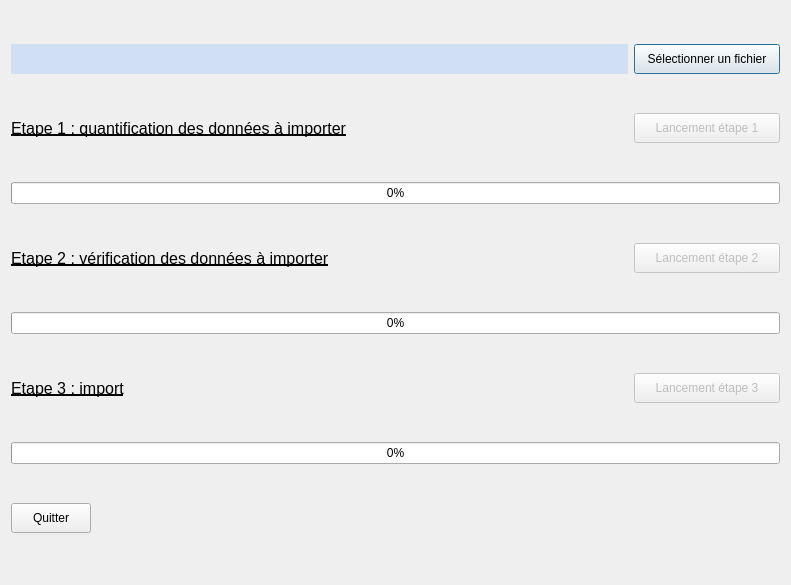
<?xml version="1.0" encoding="UTF-8"?>
<ui version="4.0">
 <class>import_meteo_form</class>
 <widget class="QDialog" name="import_meteo_form">
  <property name="geometry">
   <rect>
    <x>0</x>
    <y>0</y>
    <width>791</width>
    <height>585</height>
   </rect>
  </property>
  <property name="sizePolicy">
   <sizepolicy hsizetype="Fixed" vsizetype="Fixed">
    <horstretch>0</horstretch>
    <verstretch>0</verstretch>
   </sizepolicy>
  </property>
  <property name="minimumSize">
   <size>
    <width>791</width>
    <height>585</height>
   </size>
  </property>
  <property name="maximumSize">
   <size>
    <width>791</width>
    <height>585</height>
   </size>
  </property>
  <property name="windowTitle">
   <string>Geolimi - Import de météos</string>
  </property>
  <layout class="QVBoxLayout" name="verticalLayout">
   <item>
    <layout class="QHBoxLayout" name="horizontalLayout_4">
     <item>
      <widget class="QLabel" name="lbl_url_fichier">
       <property name="maximumSize">
        <size>
         <width>16777215</width>
         <height>30</height>
        </size>
       </property>
       <property name="styleSheet">
        <string notr="true">background-color: rgb(209, 223, 245);</string>
       </property>
       <property name="text">
        <string/>
       </property>
      </widget>
     </item>
     <item>
      <widget class="QPushButton" name="btnSelectionFichier">
       <property name="minimumSize">
        <size>
         <width>146</width>
         <height>30</height>
        </size>
       </property>
       <property name="maximumSize">
        <size>
         <width>146</width>
         <height>16777215</height>
        </size>
       </property>
       <property name="toolTip">
        <string>Sélectionner le fichier</string>
       </property>
       <property name="text">
        <string>Sélectionner un fichier</string>
       </property>
      </widget>
     </item>
    </layout>
   </item>
   <item>
    <layout class="QHBoxLayout" name="horizontalLayout">
     <item>
      <widget class="QLabel" name="label_15">
       <property name="font">
        <font>
         <pointsize>12</pointsize>
         <weight>50</weight>
         <bold>false</bold>
         <underline>true</underline>
        </font>
       </property>
       <property name="layoutDirection">
        <enum>Qt::LeftToRight</enum>
       </property>
       <property name="text">
        <string>Etape 1 : quantification des données à importer</string>
       </property>
       <property name="alignment">
        <set>Qt::AlignLeading|Qt::AlignLeft|Qt::AlignVCenter</set>
       </property>
      </widget>
     </item>
     <item>
      <widget class="QPushButton" name="btnLancementEtape1">
       <property name="enabled">
        <bool>false</bool>
       </property>
       <property name="sizePolicy">
        <sizepolicy hsizetype="Expanding" vsizetype="Fixed">
         <horstretch>0</horstretch>
         <verstretch>0</verstretch>
        </sizepolicy>
       </property>
       <property name="minimumSize">
        <size>
         <width>146</width>
         <height>30</height>
        </size>
       </property>
       <property name="maximumSize">
        <size>
         <width>146</width>
         <height>16777215</height>
        </size>
       </property>
       <property name="toolTip">
        <string>Parcourir le fichier</string>
       </property>
       <property name="text">
        <string>Lancement étape 1</string>
       </property>
       <property name="icon">
        <iconset resource="resourcesGeolimi.qrc">
         <normaloff>:/plugins/geolimi/icons/import.png</normaloff>:/plugins/geolimi/icons/import.png</iconset>
       </property>
      </widget>
     </item>
    </layout>
   </item>
   <item>
    <widget class="QProgressBar" name="pbEtape1">
     <property name="value">
      <number>0</number>
     </property>
    </widget>
   </item>
   <item>
    <layout class="QHBoxLayout" name="horizontalLayout_2">
     <item>
      <widget class="QLabel" name="label_21">
       <property name="font">
        <font>
         <pointsize>12</pointsize>
         <weight>50</weight>
         <bold>false</bold>
         <underline>true</underline>
        </font>
       </property>
       <property name="layoutDirection">
        <enum>Qt::LeftToRight</enum>
       </property>
       <property name="text">
        <string>Etape 2 : vérification des données à importer</string>
       </property>
       <property name="alignment">
        <set>Qt::AlignLeading|Qt::AlignLeft|Qt::AlignVCenter</set>
       </property>
      </widget>
     </item>
     <item>
      <widget class="QPushButton" name="btnLancementEtape2">
       <property name="enabled">
        <bool>false</bool>
       </property>
       <property name="sizePolicy">
        <sizepolicy hsizetype="Fixed" vsizetype="Fixed">
         <horstretch>0</horstretch>
         <verstretch>0</verstretch>
        </sizepolicy>
       </property>
       <property name="minimumSize">
        <size>
         <width>146</width>
         <height>30</height>
        </size>
       </property>
       <property name="maximumSize">
        <size>
         <width>146</width>
         <height>16777215</height>
        </size>
       </property>
       <property name="toolTip">
        <string>Vérifier les données du fichier</string>
       </property>
       <property name="text">
        <string>Lancement étape 2</string>
       </property>
       <property name="icon">
        <iconset resource="resourcesGeolimi.qrc">
         <normaloff>:/plugins/geolimi/icons/import.png</normaloff>:/plugins/geolimi/icons/import.png</iconset>
       </property>
      </widget>
     </item>
    </layout>
   </item>
   <item>
    <widget class="QProgressBar" name="pbEtape2">
     <property name="value">
      <number>0</number>
     </property>
    </widget>
   </item>
   <item>
    <layout class="QHBoxLayout" name="horizontalLayout_3">
     <item>
      <widget class="QLabel" name="label_27">
       <property name="font">
        <font>
         <pointsize>12</pointsize>
         <weight>50</weight>
         <bold>false</bold>
         <underline>true</underline>
        </font>
       </property>
       <property name="layoutDirection">
        <enum>Qt::LeftToRight</enum>
       </property>
       <property name="text">
        <string>Etape 3 : import</string>
       </property>
       <property name="alignment">
        <set>Qt::AlignLeading|Qt::AlignLeft|Qt::AlignVCenter</set>
       </property>
      </widget>
     </item>
     <item>
      <widget class="QPushButton" name="btnLancementEtape3">
       <property name="enabled">
        <bool>false</bool>
       </property>
       <property name="sizePolicy">
        <sizepolicy hsizetype="Fixed" vsizetype="Fixed">
         <horstretch>0</horstretch>
         <verstretch>0</verstretch>
        </sizepolicy>
       </property>
       <property name="minimumSize">
        <size>
         <width>146</width>
         <height>30</height>
        </size>
       </property>
       <property name="maximumSize">
        <size>
         <width>146</width>
         <height>16777215</height>
        </size>
       </property>
       <property name="toolTip">
        <string>Insérer les données dans la base</string>
       </property>
       <property name="text">
        <string>Lancement étape 3</string>
       </property>
       <property name="icon">
        <iconset resource="resourcesGeolimi.qrc">
         <normaloff>:/plugins/geolimi/icons/import.png</normaloff>:/plugins/geolimi/icons/import.png</iconset>
       </property>
      </widget>
     </item>
    </layout>
   </item>
   <item>
    <widget class="QProgressBar" name="pbEtape3">
     <property name="value">
      <number>0</number>
     </property>
    </widget>
   </item>
   <item>
    <widget class="QPushButton" name="btnQuitter">
     <property name="sizePolicy">
      <sizepolicy hsizetype="Fixed" vsizetype="Fixed">
       <horstretch>0</horstretch>
       <verstretch>0</verstretch>
      </sizepolicy>
     </property>
     <property name="minimumSize">
      <size>
       <width>75</width>
       <height>30</height>
      </size>
     </property>
     <property name="text">
      <string>Quitter</string>
     </property>
     <property name="icon">
      <iconset resource="resourcesGeolimi.qrc">
       <normaloff>:/plugins/geolimi/icons/quit.png</normaloff>:/plugins/geolimi/icons/quit.png</iconset>
     </property>
    </widget>
   </item>
  </layout>
 </widget>
 <resources>
  <include location="resourcesGeolimi.qrc"/>
 </resources>
 <connections/>
</ui>
